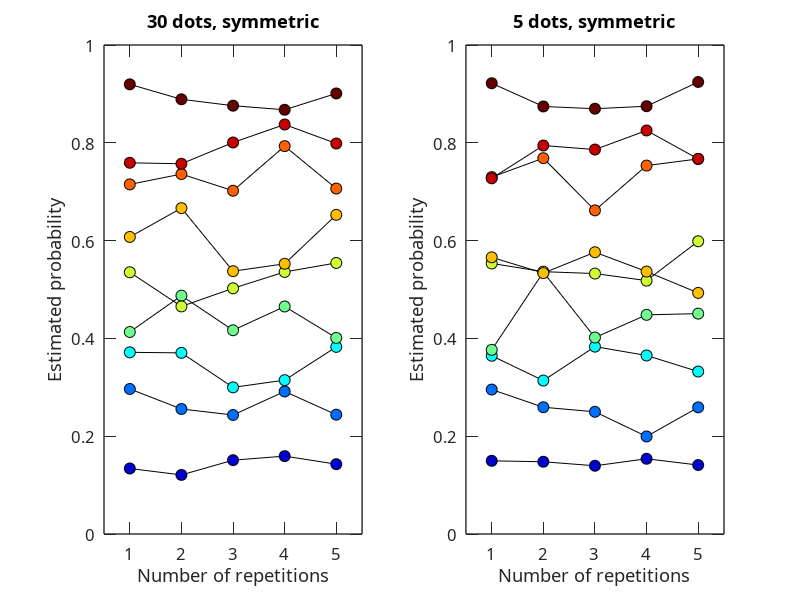

Recreate this plot in MATLAB.
clear all; close all;

% plot repetition vs probability estimation

load('dat_percep.mat');
colormap = [0 0 207; 0 111 255; 0  255 255; 111 255 143;
            207 255 48; 255 191 0; 255 96 0; 200 0  0; 100  0  0];

subpi = 0;
conname = {'30 dots, symmetric', '5 dots, symmetric'};
for condition = [1 4] % 30, symmetric; 5, symmetric
    subpi = subpi + 1;
    estprob = sEstProb(:,:,condition);   
    
    [N T] = size(estprob);  Nrep = 5;
    % plot average
    ms = 8; 
    subplot(1,2, subpi)        
    for ii = 1:9
        plot(1:5, mean(estprob(:,ii*5-4:ii*5)), 'ko-', 'MarkerFaceColor',[colormap(ii,:)]./255,'MarkerSize',ms); hold on
%         errorbar(1:5, mean(estprob(:,ii*5-4:ii*5)), std(estprob(:,ii*5-4:ii*5))/sqrt(N), 'ko', 'MarkerFaceColor', 'w', 'linewidth', 1, 'MarkerSize', 0.1, 'CapSize',0) ; hold on
    end

    xlim([0.5 5.5]); ylim([0 1]); xticks(1:1:5);  yticks(0:0.2:1);
    xlabel('Number of repetitions', 'FontName', 'Arial', 'FontSize', 10);
    ylabel('Estimated probability', 'FontName', 'Arial', 'FontSize', 10);
    title(conname(subpi));    
    set(gca, 'Fontname', 'Arial Regular', 'Fontsize', 12, 'linewidth', 1,'TickLength',[0.025 0]);
end

pos(3) = 1000; pos(4) = 400;
set(gcf, 'Position', pos);

